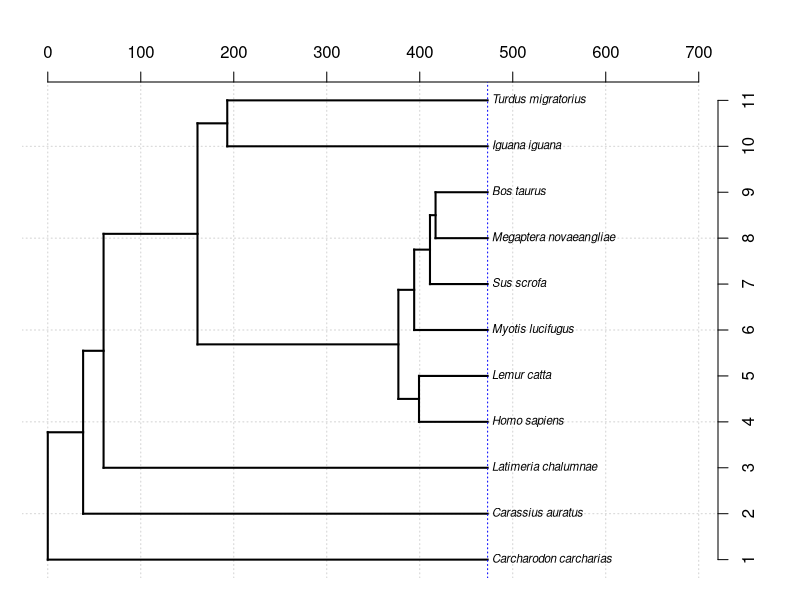
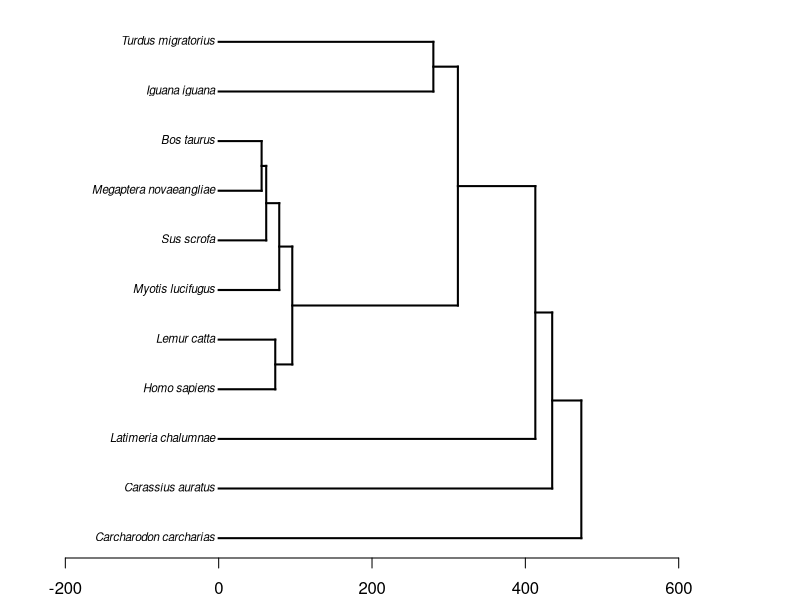
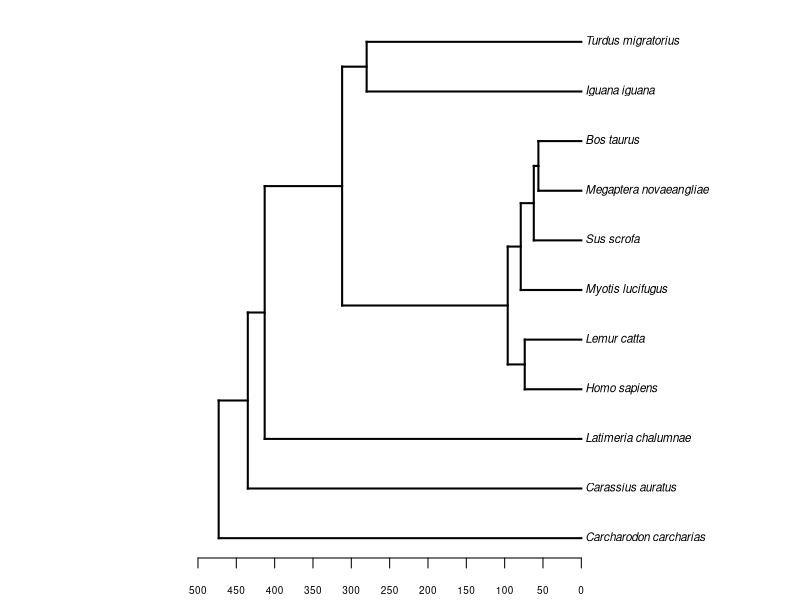
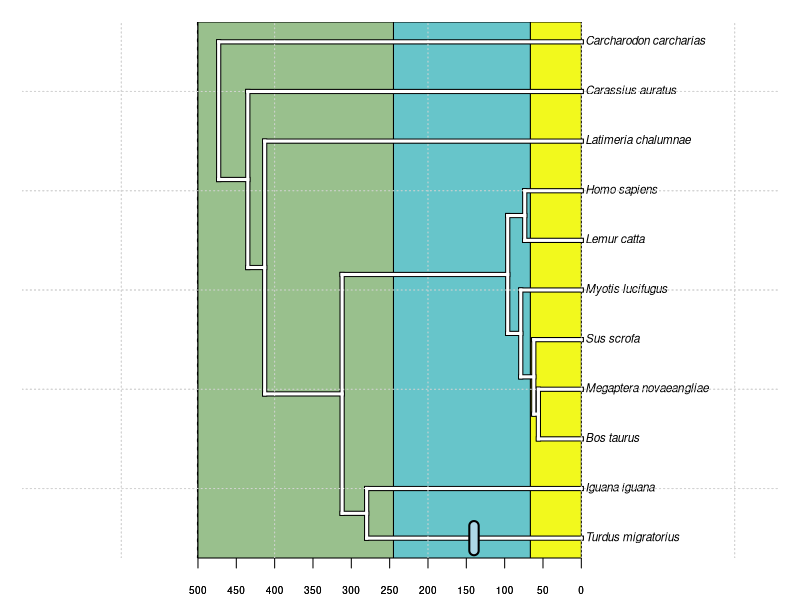
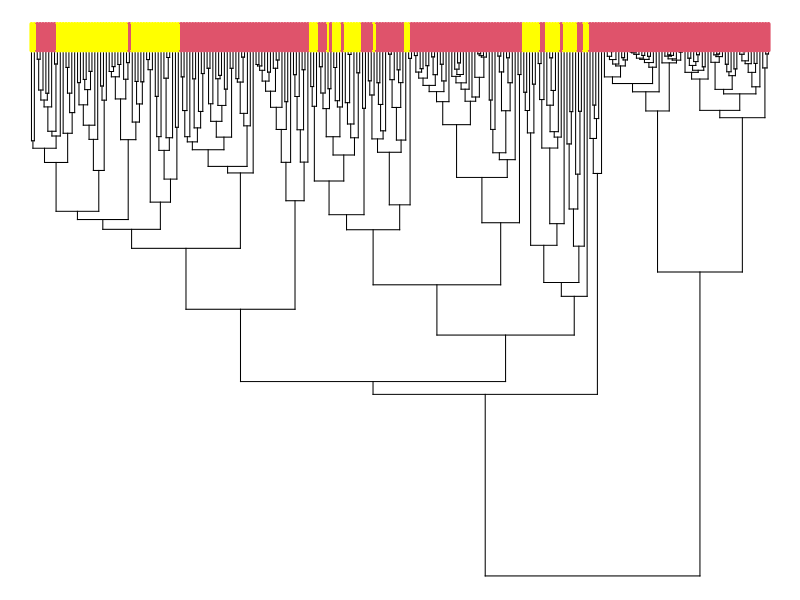
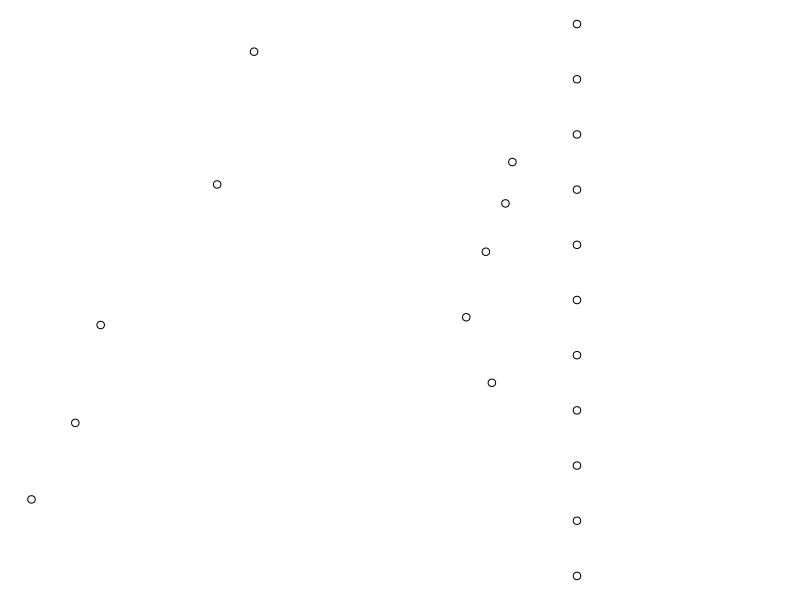
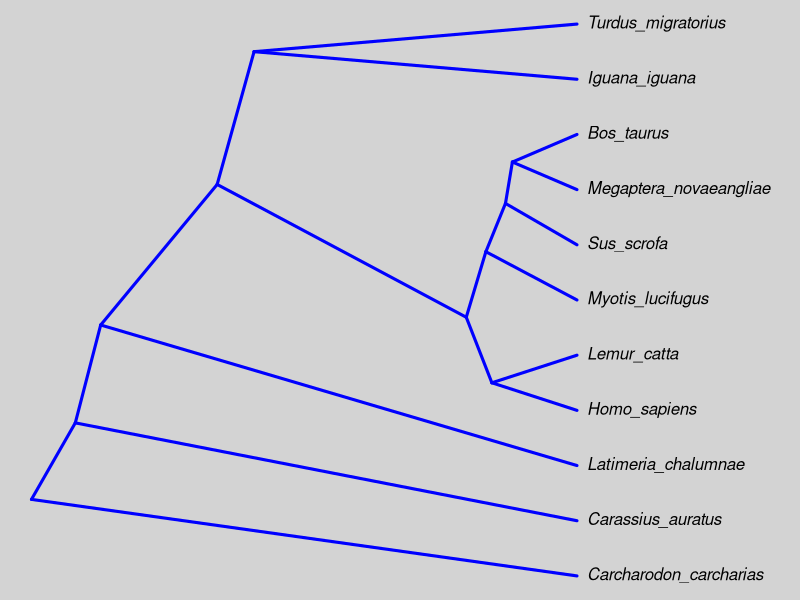
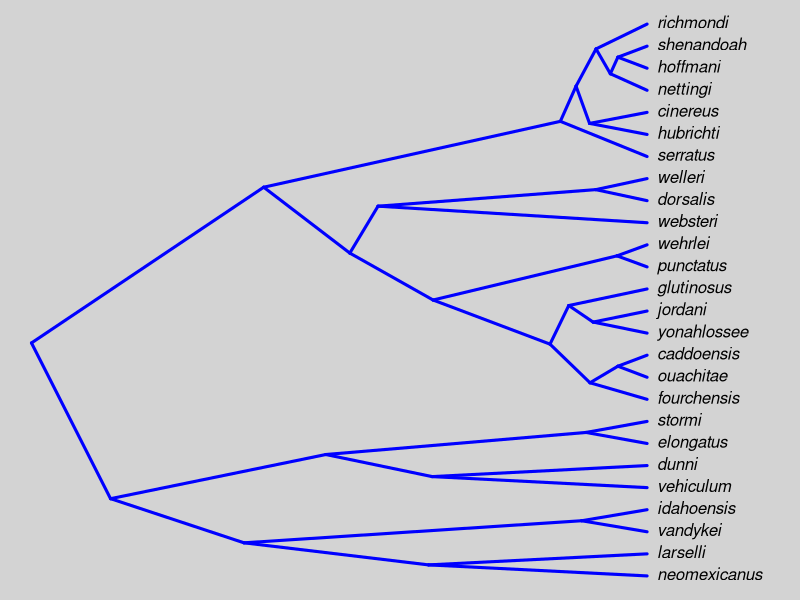

These figures' R source, in order:
library(phytools)
data(vertebrate.tree)
vertebrate.tree

?par

par()$mar # bottom, left, top, right

par(mar=c(1.1,1.1,4.1,4.1))

max(nodeHeights(vertebrate.tree))
# Leave some space to the left
plot(NA,xlim=c(0,693),ylim=c(1,Ntip(vertebrate.tree)),
     bty="n",axes=FALSE,xlab="",ylab="")
#points(400,5)
grid()
axis(side=3)
axis(side=4,at=1:Ntip(vertebrate.tree))

plotTree(vertebrate.tree,ftype="i",
         fsize=0.7,xlim=c(0,693),ylim=c(1,Ntip(vertebrate.tree)),
         add=TRUE,mar=par()$mar)
abline(v=473,lty="dotted",col="blue")

par(mar=c(2.1,1.1,1.1,1.1))
plotTree(vertebrate.tree,ftype="i",
         fsize=0.7,xlim=c(-220,693),ylim=c(1,Ntip(vertebrate.tree)),
         mar=par()$mar,direction="leftwards")

axis(1)

plotTree(vertebrate.tree,ftype="i",
         fsize=0.7,xlim=c(693,-220),ylim=c(1,Ntip(vertebrate.tree)),
         mar=par()$mar,direction="leftwards")
axis(1,at=seq(0,500,by=50),cex.axis=0.6)


plotTree(vertebrate.tree,ftype="i",
         fsize=0.7,xlim=c(693,-220),ylim=c(Ntip(vertebrate.tree),1),
         mar=par()$mar,direction="leftwards")
grid()
axis(1,at=seq(0,500,by=50),cex.axis=0.6)


cols <- setNames(c(rgb(153,192,141,max=255),
                   rgb(103,197,202,max=255),
                   rgb(242,249,29,max=255)),
                 c("Paleozoic","Mesozoic","Cenozoic"))
cols

eras <- matrix(c(
  500,245,
  245,66.4,
  66.4,0
),3,2,byrow=TRUE)
rownames(eras) <- names(cols)
eras

abline(v=eras[,1],lty="dotted",lwd=2)

par()$usr
polygon(x=c(eras[1,],eras[1,2:1]),
            y=c(rep(par()$usr[3],2),
                rep(par()$usr[4],2)),
        col=make.transparent(cols[1],0.5))


# For loops
for (i in 1:nrow(eras)){
  polygon(x=c(eras[i,],eras[i,2:1]),
          y=c(rep(par()$usr[3],2),
              rep(par()$usr[4],2)),
          col=cols[i])
}

par(fg="transparent")
plotTree(vertebrate.tree,ftype="i",
         fsize=0.7,xlim=c(693,-220),ylim=c(Ntip(vertebrate.tree),1),
         mar=par()$mar,direction="leftwards",
         add=TRUE,lwd=5)
grid()
axis(1,at=seq(0,500,by=50),cex.axis=0.6)

plotTree(vertebrate.tree,ftype="i",
         fsize=0.7,xlim=c(693,-220),ylim=c(Ntip(vertebrate.tree),1),
         mar=par()$mar,direction="leftwards",
         add=TRUE,lwd=3,color="white")
par(fg="black")

#nodelabels()

pp <- get("last_plot.phylo",envir=.PlotPhyloEnv)

# xx and xy are the coordinates of all nodes and tips.

#points(pp$xx,pp$yy,
#       cex=1.5,pch=21,bg="red")

tip_robin <- which(vertebrate.tree$tip.label=="Turdus_migratorius")

grep("Turdus",vertebrate.tree$tip.label)

parent_robin <- 
  vertebrate.tree$edge[which(vertebrate.tree$edge[,2]==11),1]

vertebrate.tree$edge

# Coordinates in the order of the index
pp$xx

robin_x <- mean(c(pp$xx[tip_robin],pp$xx[parent_robin]))
#abline(v=robin_x)

robin_y <- pp$yy[tip_robin]

lines(x=rep(robin_x,2),
      y=robin_y+c(-0.25,0.25),lwd=11)
lines(x=rep(robin_x,2),
      y=robin_y+c(-0.25,0.25),lwd=7,col="lightblue")


data("liolaemid.tree")
data("liolaemid.data")

plotTree(liolaemid.tree,ftype="off",
         lwd=1,direction="upwards",
         ylim=c(0,1.05*max(nodeHeights(liolaemid.tree))))

parity_mode <- setNames(liolaemid.data$parity_mode,
                        rownames(liolaemid.data))
parity_mode

h <- 0.05*max(nodeHeights(liolaemid.tree))
cols <- setNames(c("yellow",palette()[2]),
                 levels(parity_mode))
parity_mode <- parity_mode[liolaemid.tree$tip.label]

pp <- get("last_plot.phylo",envir=.PlotPhyloEnv)

for (i in 1:Ntip(liolaemid.tree)){
  x <- rep(pp$xx[i],2)
  y <- c(pp$yy[i],h+pp$yy[i])
  color <- cols[parity_mode[liolaemid.tree$tip.label[i]]]
  lines(x,y,col=color,lwd=4)
}


for (i in 1:Ntip(liolaemid.tree)){
  x <- c(pp$xx[i]-0.5,pp$xx[i]+0.5,
         pp$xx[i]+0.5,pp$xx[i]-0.5)
  y <- pp$yy[i]+c(0,0,h,h)
  color <- cols[parity_mode[liolaemid.tree$tip.label[i]]]
  polygon(x,y,col=color,border = "transparent")
}

dev.off()
# Plot a phylogeny from scratch:
plotTree(vertebrate.tree,plot=FALSE)
pp <- get("last_plot.phylo",envir=.PlotPhyloEnv)
points(pp$xx,pp$yy)

#type="arc",arc_height=0.5

slantedTree <- function(phy){
  par(bg="lightgrey")
  plotTree(phy,plot=FALSE
           #,type="arc",arc_height=0.5
           )
  pp <- get("last_plot.phylo",envir=.PlotPhyloEnv)
  for(i in 1:nrow(phy$edge)){
    lines(pp$xx[phy$edge[i,]],
          pp$yy[phy$edge[i,]],col="blue",lwd=3)
  }
  for (i in 1:Ntip(phy)){
    text(pp$xx[i],pp$yy[i],phy$tip.label[i],
         font=3,pos=4)
  }
}


slantedTree(vertebrate.tree)

data("salamanders")
slantedTree(salamanders)
